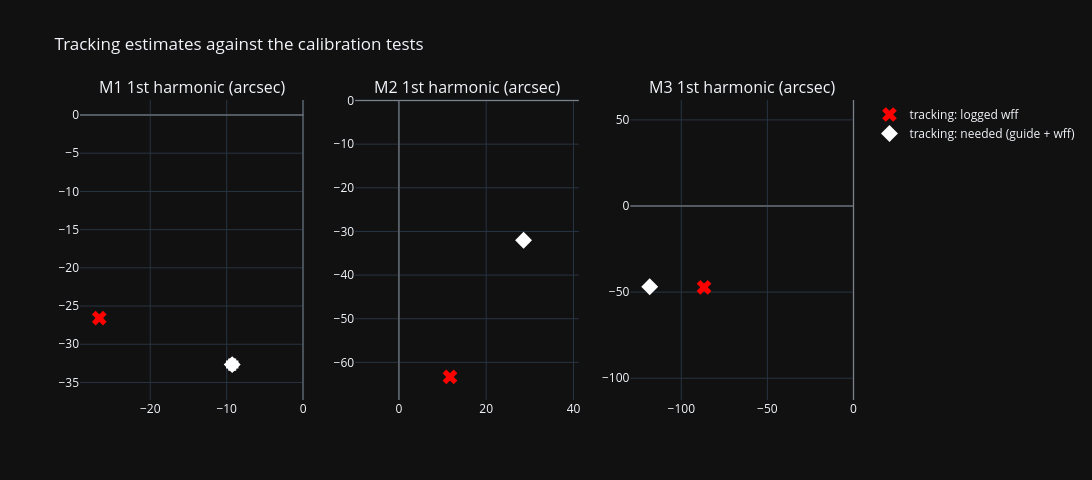
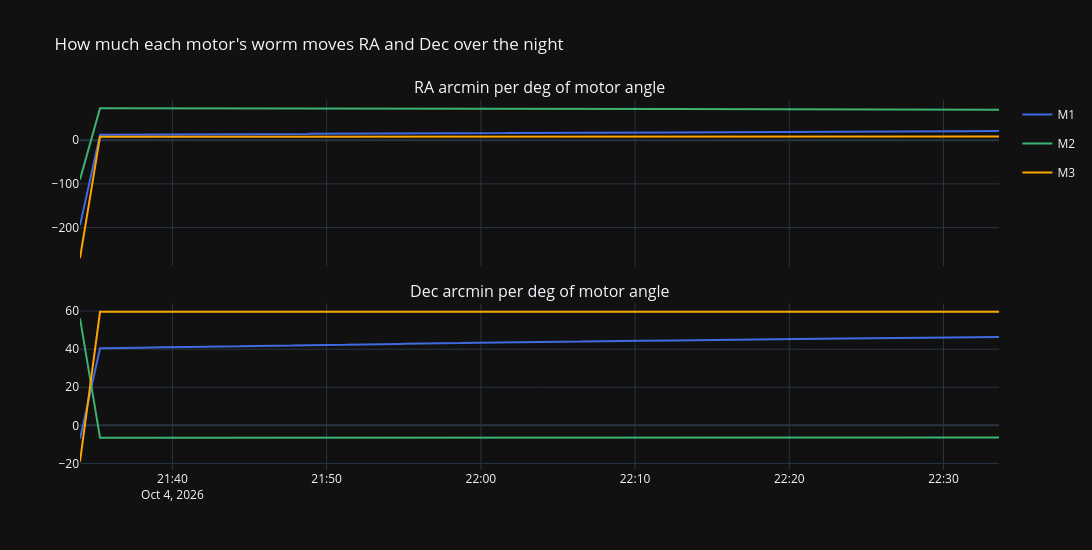

Write notebook code for charts like these, in order.
### Markdown cell above
## 8. Does a night of tracking agree?

During tracking the feed-forward logs its correction (PECLOG `wff`, RA/Dec arcmin) from each motor's angle and the
pose. Fitting each motor's worm in a session's corrections (as in `analyse_tracking.ipynb` section 7):

* **the logged wff** returns the profile that was in use (a check that the log and the profile agree);
* **guide corrections + wff** is what the mount needed: an independent estimate of the worms, from tracking.

Tracking turns M1 fast (about 12 worm periods an hour near the pole) but M2 and M3 slowly, so their tracking
estimates are weak unless the night was long: check *turns*. The amplitudes' SE here is optimistic too. The phasor
plot puts the tracking estimate next to the calibration tests.

How strongly each motor's worm reaches RA and Dec depends on the pose; the coupling plot shows it over the night.

### Code cell
TRACKING_SESSION = None if TRUTH else 'jdm_Beta7.3_10_04_worm'    # a twin file's worms aren't the real mount's
TRACKING_FROM, TRACKING_TO = '2026-10-04 21:34', None                # a window with one profile in use

if TRACKING_SESSION:
    from sessions import get_session, site_latitude
    from analyse_helpers import load_pec, window_df
    from extract_segments import DEFAULT_SITE
    S = get_session(TRACKING_SESSION)
    pec, _ = load_pec(S.log_filenames, log_dir=S.log_dir)
    w = window_df(pec, TRACKING_FROM, TRACKING_TO).dropna(subset=['theta_raw_1', 'wff_1', 'total_accum_1', 'total_accum_2'])
    w = w.reset_index(drop=True)
    C, align_err = wff_coupling(w, site_latitude(TRACKING_SESSION, default=DEFAULT_SITE[0]))
    turns = [round(float(x), 1) for x in np.ptp(motor_angles(w), axis=0) / WORM_THETA]
    wff = w[['wff_1', 'wff_2']].to_numpy(float)
    guide = np.column_stack([w[f'total_accum_{i}'].to_numpy(float) + w[f'pec_accum_{i}'].fillna(0).to_numpy(float) for i in (1, 2)])
    est = {}
    for label, y in (('logged wff', wff), ('needed (guide + wff)', guide + wff)):
        terms, rms_ = worm_terms(w, y, C)
        est[label] = terms.set_index('motor')
    print(f"{TRACKING_SESSION} {w['timestamp'].iloc[0]:%H:%M}-{w['timestamp'].iloc[-1]:%H:%M}, {len(w)} rows, worm turns {turns}")
    display(pd.concat({k: v[['amplitude', 'phase', 'se']] for k, v in est.items()}, axis=1).round(1))

    fig = make_subplots(rows=1, cols=3, subplot_titles=[f'{M} 1st harmonic (arcsec)' for M in MOTORS])
    for m, M in enumerate(MOTORS):
        for e in done:
            a, b = phasor(e['result']['motors'][M]['amplitude'], e['result']['motors'][M]['phase'])
            fig.add_trace(go.Scatter(x=[a], y=[b], mode='markers', marker=dict(color=COLOURS[M], size=8),
                                     name='calibration tests', showlegend=m == 0 and e is done[0]), row=1, col=m + 1)
        for label, sym, c in (('logged wff', 'x', 'red'), ('needed (guide + wff)', 'diamond', 'white')):
            r = est[label].loc[M]
            fig.add_trace(go.Scatter(x=[r['a']], y=[r['b']], mode='markers', marker=dict(symbol=sym, size=13, color=c),
                                     error_x=dict(array=[r['se']]), error_y=dict(array=[r['se']]),
                                     name=f'tracking: {label}', showlegend=m == 0), row=1, col=m + 1)
        fig.add_hline(y=0, line=dict(color='gray', width=1), row=1, col=m + 1)
        fig.add_vline(x=0, line=dict(color='gray', width=1), row=1, col=m + 1)
        fig.update_yaxes(scaleanchor=f'x{m + 1 if m else ""}', row=1, col=m + 1)
    fig.update_layout(height=480, width=1450, template=TEMPLATE, title='Tracking estimates against the calibration tests')
    fig.show()

    fig = make_subplots(rows=2, cols=1, shared_xaxes=True, vertical_spacing=0.1,
                        subplot_titles=['RA arcmin per deg of motor angle', 'Dec arcmin per deg of motor angle'])
    for k in range(2):
        for m, M in enumerate(MOTORS):
            fig.add_trace(go.Scatter(x=w['timestamp'], y=C[:, m, k], name=M, legendgroup=M, showlegend=k == 0,
                                     line=dict(color=COLOURS[M])), row=k + 1, col=1)
    fig.update_layout(height=550, width=1300, template=TEMPLATE, hovermode='x unified',
                      title='How much each motor\'s worm moves RA and Dec over the night')
    fig.show()
else:
    print("No tracking session to compare (TRACKING_SESSION = None).")

### Figure 1 — Plotly figure (JSON) as saved in the notebook; plotly's stock layout.template omitted (floating-point values rounded to 4 significant figures)
{"data": [{"error_x": {"array": [0.005306]}, "error_y": {"array": [0.005306]}, "marker": {"color": "red", "size": 13, "symbol": "x"}, "mode": "markers", "name": "tracking: logged wff", "showlegend": true, "type": "scatter", "x": [-26.67], "xaxis": "x", "y": [-26.58], "yaxis": "y"}, {"error_x": {"array": [0.6763]}, "error_y": {"array": [0.6763]}, "marker": {"color": "white", "size": 13, "symbol": "diamond"}, "mode": "markers", "name": "tracking: needed (guide + wff)", "showlegend": true, "type": "scatter", "x": [-9.277], "xaxis": "x", "y": [-32.66], "yaxis": "y"}, {"error_x": {"array": [0.004132]}, "error_y": {"array": [0.004132]}, "marker": {"color": "red", "size": 13, "symbol": "x"}, "mode": "markers", "name": "tracking: logged wff", "showlegend": false, "type": "scatter", "x": [11.7], "xaxis": "x2", "y": [-63.32], "yaxis": "y2"}, {"error_x": {"array": [0.5267]}, "error_y": {"array": [0.5267]}, "marker": {"color": "white", "size": 13, "symbol": "diamond"}, "mode": "markers", "name": "tracking: needed (guide + wff)", "showlegend": false, "type": "scatter", "x": [28.56], "xaxis": "x2", "y": [-32.0], "yaxis": "y2"}, {"error_x": {"array": [0.004951]}, "error_y": {"array": [0.004951]}, "marker": {"color": "red", "size": 13, "symbol": "x"}, "mode": "markers", "name": "tracking: logged wff", "showlegend": false, "type": "scatter", "x": [-86.79], "xaxis": "x3", "y": [-47.24], "yaxis": "y3"}, {"error_x": {"array": [0.6311]}, "error_y": {"array": [0.6311]}, "marker": {"color": "white", "size": 13, "symbol": "diamond"}, "mode": "markers", "name": "tracking: needed (guide + wff)", "showlegend": false, "type": "scatter", "x": [-118.3], "xaxis": "x3", "y": [-46.91], "yaxis": "y3"}], "layout": {"annotations": [{"font": {"size": 16}, "showarrow": false, "text": "M1 1st harmonic (arcsec)", "x": 0.1444, "xanchor": "center", "xref": "paper", "y": 1.0, "yanchor": "bottom", "yref": "paper"}, {"font": {"size": 16}, "showarrow": false, "text": "M2 1st harmonic (arcsec)", "x": 0.5, "xanchor": "center", "xref": "paper", "y": 1.0, "yanchor": "bottom", "yref": "paper"}, {"font": {"size": 16}, "showarrow": false, "text": "M3 1st harmonic (arcsec)", "x": 0.8556, "xanchor": "center", "xref": "paper", "y": 1.0, "yanchor": "bottom", "yref": "paper"}], "height": 480, "shapes": [{"line": {"color": "gray", "width": 1}, "type": "line", "x0": 0, "x1": 1, "xref": "x domain", "y0": 0, "y1": 0, "yref": "y"}, {"line": {"color": "gray", "width": 1}, "type": "line", "x0": 0, "x1": 0, "xref": "x", "y0": 0, "y1": 1, "yref": "y domain"}, {"line": {"color": "gray", "width": 1}, "type": "line", "x0": 0, "x1": 1, "xref": "x2 domain", "y0": 0, "y1": 0, "yref": "y2"}, {"line": {"color": "gray", "width": 1}, "type": "line", "x0": 0, "x1": 0, "xref": "x2", "y0": 0, "y1": 1, "yref": "y2 domain"}, {"line": {"color": "gray", "width": 1}, "type": "line", "x0": 0, "x1": 1, "xref": "x3 domain", "y0": 0, "y1": 0, "yref": "y3"}, {"line": {"color": "gray", "width": 1}, "type": "line", "x0": 0, "x1": 0, "xref": "x3", "y0": 0, "y1": 1, "yref": "y3 domain"}], "title": {"text": "Tracking estimates against the calibration tests"}, "width": 1450, "xaxis": {"anchor": "y", "domain": [0.0, 0.2889]}, "xaxis2": {"anchor": "y2", "domain": [0.3556, 0.6444]}, "xaxis3": {"anchor": "y3", "domain": [0.7111, 1.0]}, "yaxis": {"anchor": "x", "domain": [0.0, 1.0], "scaleanchor": "x"}, "yaxis2": {"anchor": "x2", "domain": [0.0, 1.0], "scaleanchor": "x2"}, "yaxis3": {"anchor": "x3", "domain": [0.0, 1.0], "scaleanchor": "x3"}}}

### Figure 2 — Plotly figure (JSON) as saved in the notebook; plotly's stock layout.template omitted (floating-point values rounded to 4 significant figures; data arrays with more than 128 entries replaced by an {"elided": "..."} marker saying what was removed)
{"data": [{"legendgroup": "M1", "line": {"color": "royalblue"}, "name": "M1", "showlegend": true, "type": "scatter", "x": {"elided": "2713 str values"}, "xaxis": "x", "y": {"elided": "2713 float values"}, "yaxis": "y"}, {"legendgroup": "M2", "line": {"color": "mediumseagreen"}, "name": "M2", "showlegend": true, "type": "scatter", "x": {"elided": "2713 str values"}, "xaxis": "x", "y": {"elided": "2713 float values"}, "yaxis": "y"}, {"legendgroup": "M3", "line": {"color": "orange"}, "name": "M3", "showlegend": true, "type": "scatter", "x": {"elided": "2713 str values"}, "xaxis": "x", "y": {"elided": "2713 float values"}, "yaxis": "y"}, {"legendgroup": "M1", "line": {"color": "royalblue"}, "name": "M1", "showlegend": false, "type": "scatter", "x": {"elided": "2713 str values"}, "xaxis": "x2", "y": {"elided": "2713 float values"}, "yaxis": "y2"}, {"legendgroup": "M2", "line": {"color": "mediumseagreen"}, "name": "M2", "showlegend": false, "type": "scatter", "x": {"elided": "2713 str values"}, "xaxis": "x2", "y": {"elided": "2713 float values"}, "yaxis": "y2"}, {"legendgroup": "M3", "line": {"color": "orange"}, "name": "M3", "showlegend": false, "type": "scatter", "x": {"elided": "2713 str values"}, "xaxis": "x2", "y": {"elided": "2713 float values"}, "yaxis": "y2"}], "layout": {"annotations": [{"font": {"size": 16}, "showarrow": false, "text": "RA arcmin per deg of motor angle", "x": 0.5, "xanchor": "center", "xref": "paper", "y": 1.0, "yanchor": "bottom", "yref": "paper"}, {"font": {"size": 16}, "showarrow": false, "text": "Dec arcmin per deg of motor angle", "x": 0.5, "xanchor": "center", "xref": "paper", "y": 0.45, "yanchor": "bottom", "yref": "paper"}], "height": 550, "hovermode": "x unified", "title": {"text": "How much each motor's worm moves RA and Dec over the night"}, "width": 1300, "xaxis": {"anchor": "y", "domain": [0.0, 1.0], "matches": "x2", "showticklabels": false}, "xaxis2": {"anchor": "y2", "domain": [0.0, 1.0]}, "yaxis": {"anchor": "x", "domain": [0.55, 1.0]}, "yaxis2": {"anchor": "x2", "domain": [0.0, 0.45]}}}
